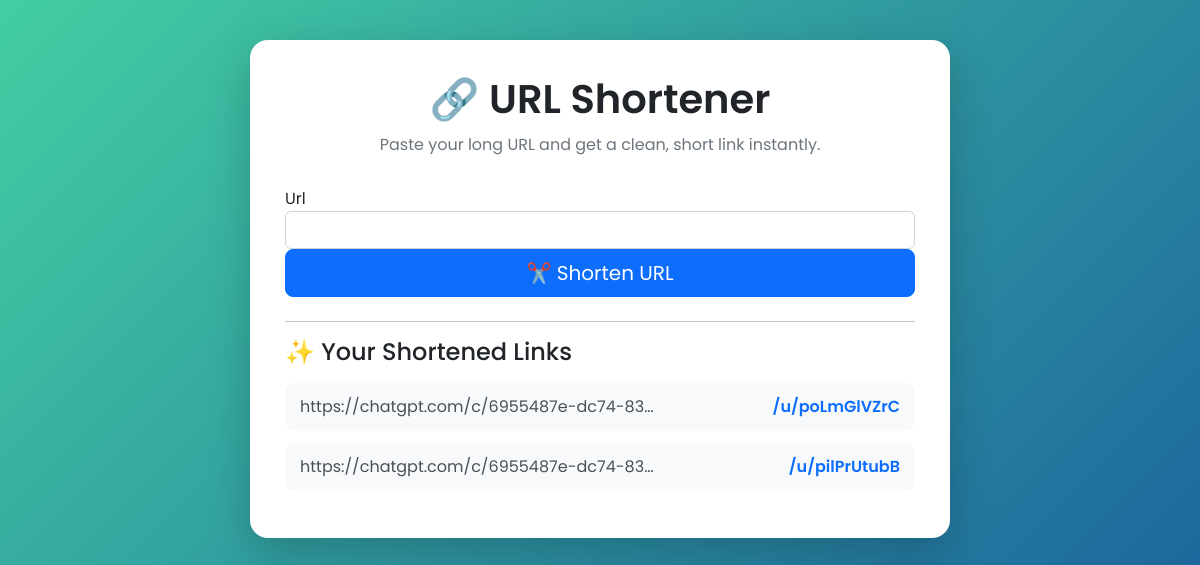
The page /shortener/ on the database as committed earlier.
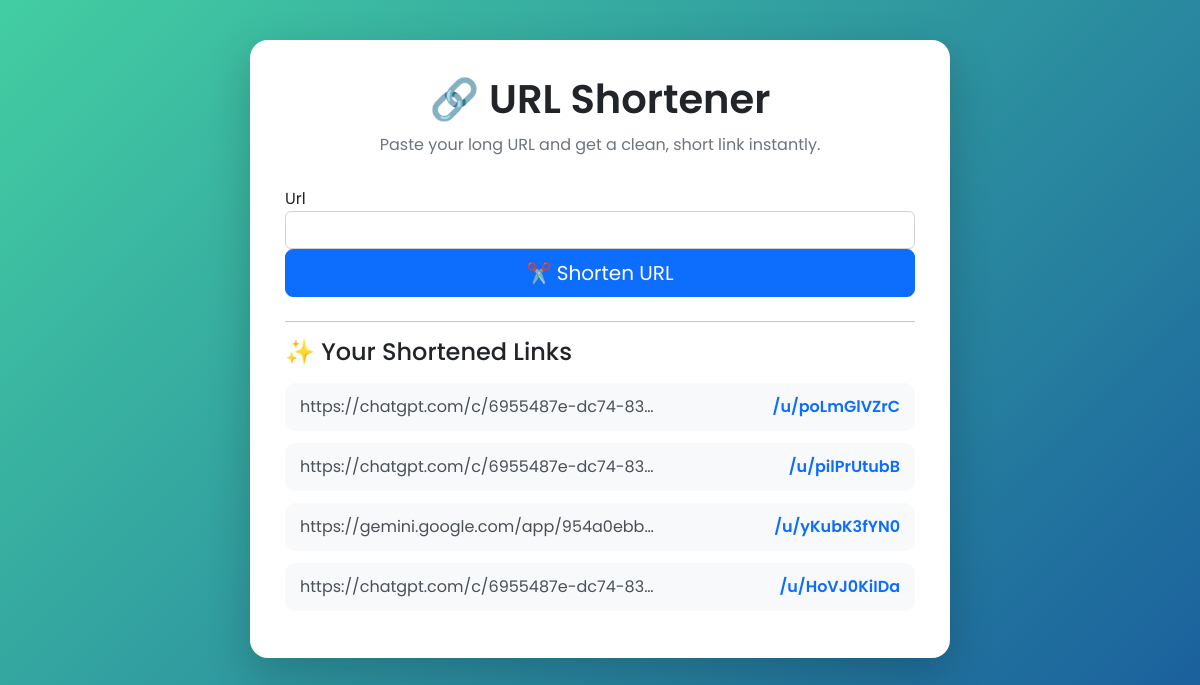
The same page on the database as committed later.
### url/models.py (models this page shows, shortened)
class UrlData(models.Model):
    url = models.CharField(max_length=200)
    slug = models.CharField(max_length=15)

### url/views.py (the view, shortened to what this page needs)
class UrlList(ListCreateAPIView):
    queryset = UrlData.objects.all()
    serializer_class = UrlSerializer
    renderer_classes = [TemplateHTMLRenderer]
    template_name = 'index2.html'
    def list(self, request, *args, **kwargs):
        queryset =self.get_queryset()
        serializer = self.get_serializer()
        return Response({'data':queryset,'serializer':serializer})

### templates/index2.html (shortened to what this page needs)
<!DOCTYPE html>
<html lang="en">
<head>
    <link href="https://cdn.jsdelivr.net/npm/bootstrap@5.2.2/dist/css/bootstrap.min.css" rel="stylesheet">
</head>
<body>
<div class="app-card">
    <h1 class="app-title">🔗 URL Shortener</h1>
    <p class="app-subtitle">
        Paste your long URL and get a clean, short link instantly.
    </p>
    {% load rest_framework %}
    <form method="POST" class="mb-4" action="/shortener/">
      {% render_form serializer %}
        <div class="d-grid">
            <button type="submit" class="btn btn-primary btn-lg">
                ✂️ Shorten URL
            </button>
        </div>
    </form>
    {% if data %}
        <hr>
        <h4 class="mb-3">✨ Your Shortened Links</h4>
        {% for entry in data %}
            <div class="short-url">
                <span class="original-url" title="{{ entry.url }}">
                    {{ entry.url }}
                </span>
                <a href="/u/{{ entry.slug }}" target="_blank">
                    /u/{{ entry.slug }}
                </a>
            </div>
        {% endfor %}
    {% endif %}
</div>
</body>
</html>

### templates/index2.html (style rules this page uses)
body { min-height: 100vh; background: linear-gradient(135deg, #43cea2, #185a9d); font-family: 'Poppins', sans-serif; padding: 40px 15px; }
.app-card { background: #ffffff; border-radius: 18px; padding: 35px; max-width: 700px; margin: auto; box-shadow: 0 15px 45px rgba(0,0,0,0.2); animation: fadeUp 0.6s ease; }
.app-title { text-align: center; font-weight: 600; margin-bottom: 10px; }
.app-subtitle { text-align: center; color: #6c757d; margin-bottom: 30px; }
.short-url { background: #f8f9fa; border-radius: 10px; padding: 12px 15px; display: flex; justify-content: space-between; align-items: center; margin-bottom: 12px; transition: 0.3s ease; }
.short-url a { text-decoration: none; font-weight: 600; color: #0d6efd; }
.original-url { max-width: 60%; overflow: hidden; text-overflow: ellipsis; white-space: nowrap; color: #495057; }

Rows that differ between the two databases and show on the page:
added UrlData: url "https://gemini.google.com/app/954a0ebb…", slug "yKubK3fYN0"
added UrlData: url "https://chatgpt.com/c/6955487e-dc74-83…", slug "HoVJ0KiIDa"
